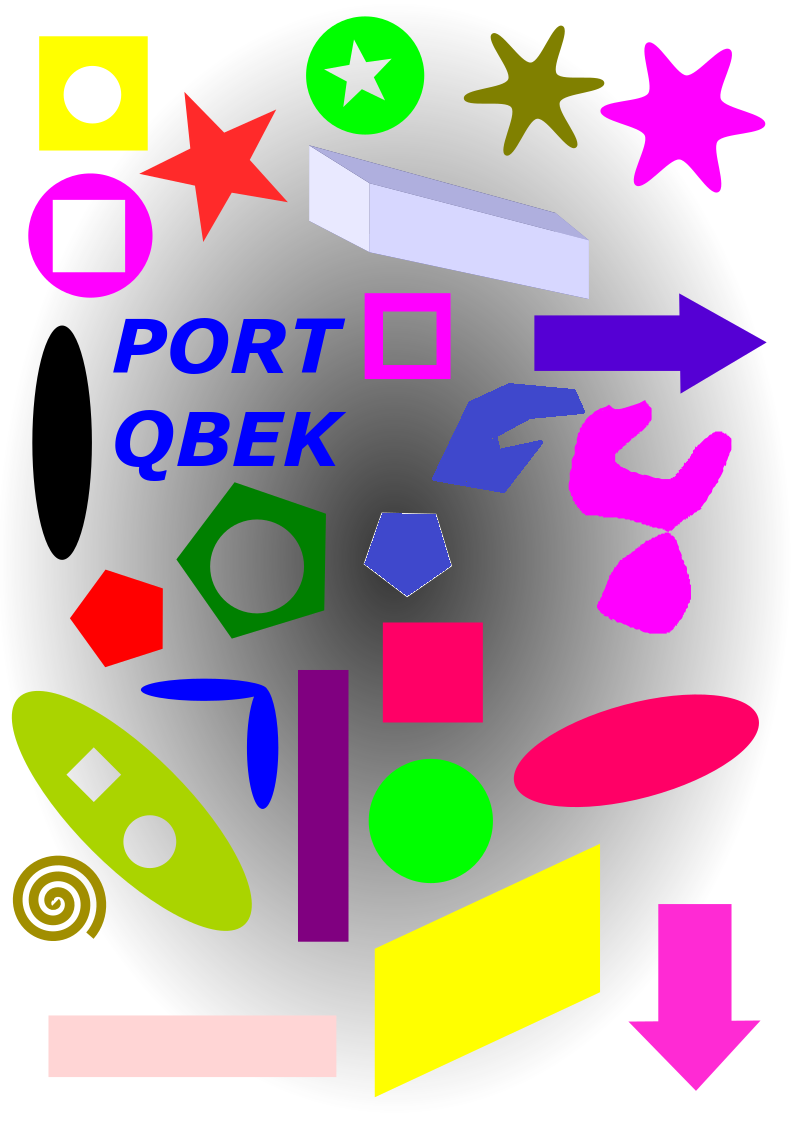
%> input picture Kolos/figury_02.png, 794 x 1123 px
$ octave dziury_kola_termin2_2_1.m   (GNU Octave 9; MATLAB toolbox functions it lacks are replaced by stand-ins)
%> lines starting %> are read from the running program, lines starting %| are printed output that depends on the picture; in (x1, y1, x2, y2) boxes, pixels count from 0 and x2, y2 are one past the last pixel; in counts of white or black regions, pixels touching at a corner belong together; the program's own positions count from 1
%%
close all; clear; clc;

a = zeros(100, 100);
a(10:20, 25:35) = 1;

imshow(a);


%%


close all; clear; clc;

a = imread('figury_02.png');
%> a is the input picture: size 1123x794x3 uint8; mean R, G, B 193.5, 171.7, 174.9

a_hsv = rgb2hsv(a);
%> a_hsv: size 1123x794x3 double; mean H, S, V 0.176, 0.294, 0.833

bin = a_hsv(:, :, 2) > 0.01;
%> bin: size 1123x794 logical; 35% white; 34 white regions (2 under 20 px), largest, box (x1, y1, x2, y2) and area: (374, 843, 601, 1098) 34007, (11, 690, 252, 931) 25063, (309, 145, 589, 300) 23391
bin2 = ~a_hsv(:, :, 3) > 0.01;
%> bin2: size 1123x794 logical; 1.2% white; 1 white region, box (x1, y1, x2, y2) and area: (33, 326, 91, 559) 10669

bin = bin + bin2;
bin = medfilt2(bin, [3 3]);
%> bin: size 1123x794 double; values 0 (black) and 1 (white), 36.2% white; 33 white regions, largest, box (x1, y1, x2, y2) and area: (374, 843, 601, 1098) 34004, (11, 690, 252, 931) 25062, (309, 145, 589, 299) 23388
bin = ordfilt2(bin, 5, ones(5));
%> bin: size 1123x794 double; values 0 (black) and 1 (white), 33% white; 33 white regions


% subplot(121),imshow(a);
% subplot(122),imshow(bin);

[aseq, N] = bwlabel(bin);
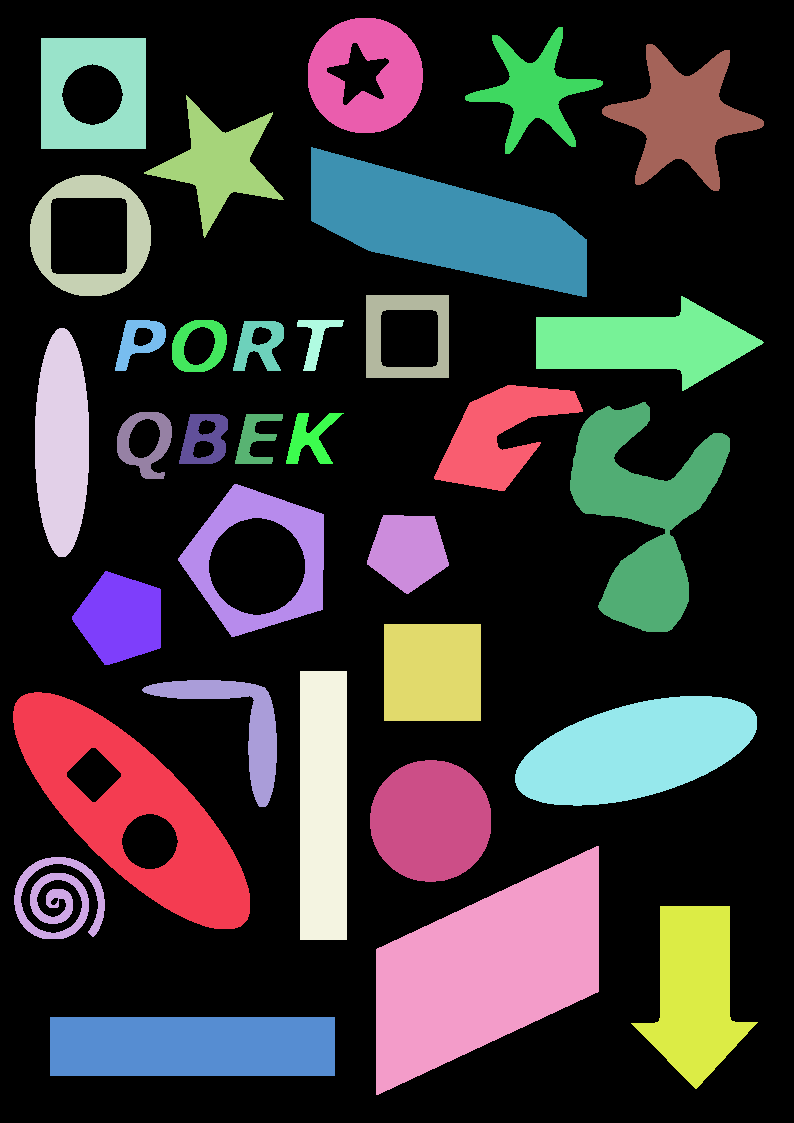
%> aseq: size 1123x794 double; 34 distinct labels, from 0 to 33; one colour per label, 0 black
%> N = 33

prop = regionprops(uint8(aseq), 'all');
%> prop = 33 regions; largest, box (x1, y1, x2, y2), Area, Centroid, MajorAxisLength, MinorAxisLength and Eccentricity: (376, 846, 599, 1095) 32722 [488 971] 296.2 147.3 0.868, (13, 692, 250, 929) 23550 [133.1 810.8] 335.3 116.9 0.937, (311, 147, 587, 297) 22247 [445.9 225.5] 322.7 90.59 0.96
wynik = false(size(bin));

for k = 1:N
%     if k == 2
%         continue
%     end

    mask = aseq == k;
    %obiekty, gdzie przynajmniej jedna dziura ma ksztalt kola

    %obiekty z dziurami
    if prop(k).EulerNumber <= 0
    %teraz musimy sprawdzic, co to za dziury - szukamy kol
        img_temp = ~mask;
        [aseq1, N1] = bwlabel(img_temp);

        for l = 1:N1
            mask1 = aseq1 == l;

            pole = bwarea(mask1);
            obwod = bwarea(bwperim(mask1));
            bwk = (4 * pi * pole) / (obwod^2);

            if abs (bwk - 1) < 0.12
                wynik = wynik + mask;
            end

        end
    end
end
%> this loop made 33 passes
%> N1 on passes 1, 2, 3, 5, 8, 9, 12, 13, 14, 15, 20, 22: 3, 2, 2, 2, 2, 2, 2, 2, 3, 2, 2, 2
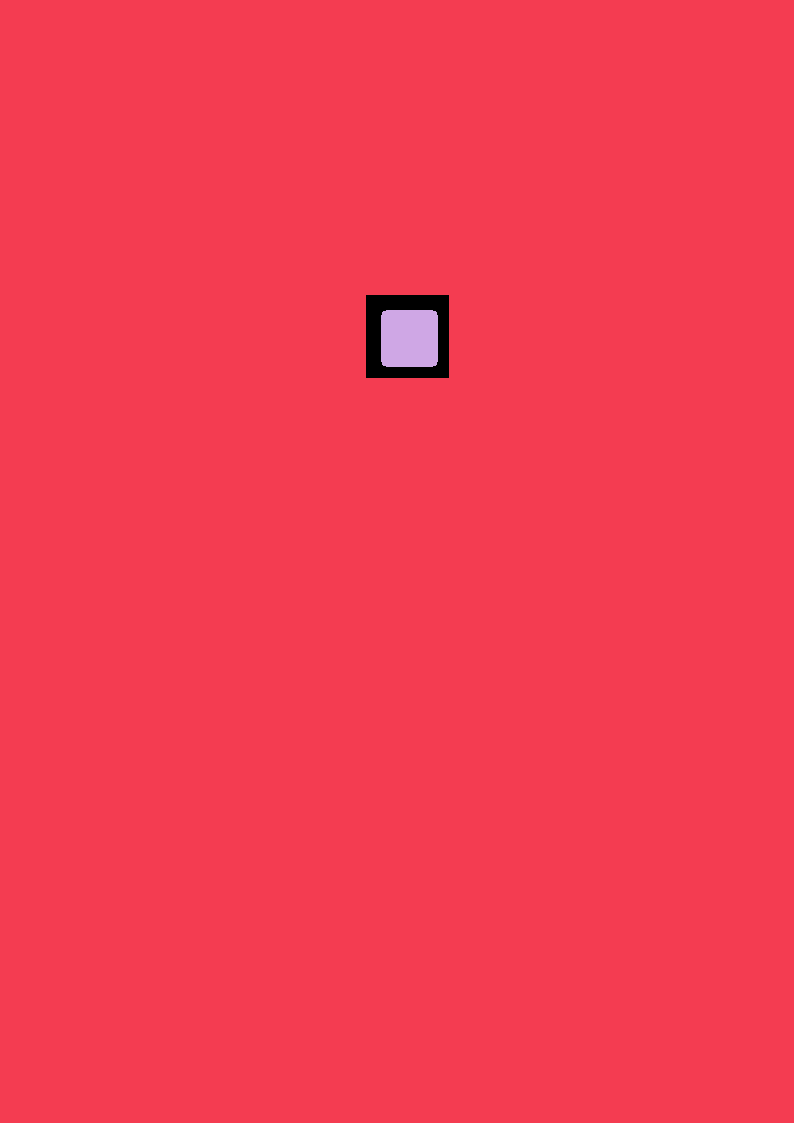
%> aseq1: size 1123x794 double; 3 distinct labels, from 0 to 2; one colour per label, 0 black
%> img_temp: size 1123x794 logical; 99.6% white; 1 black region, box (x1, y1, x2, y2) and area: (366, 295, 449, 378) 3680
%> mask1: size 1123x794 logical; 0.36% white; 1 white region, box (x1, y1, x2, y2) and area: (381, 310, 438, 367) 3209
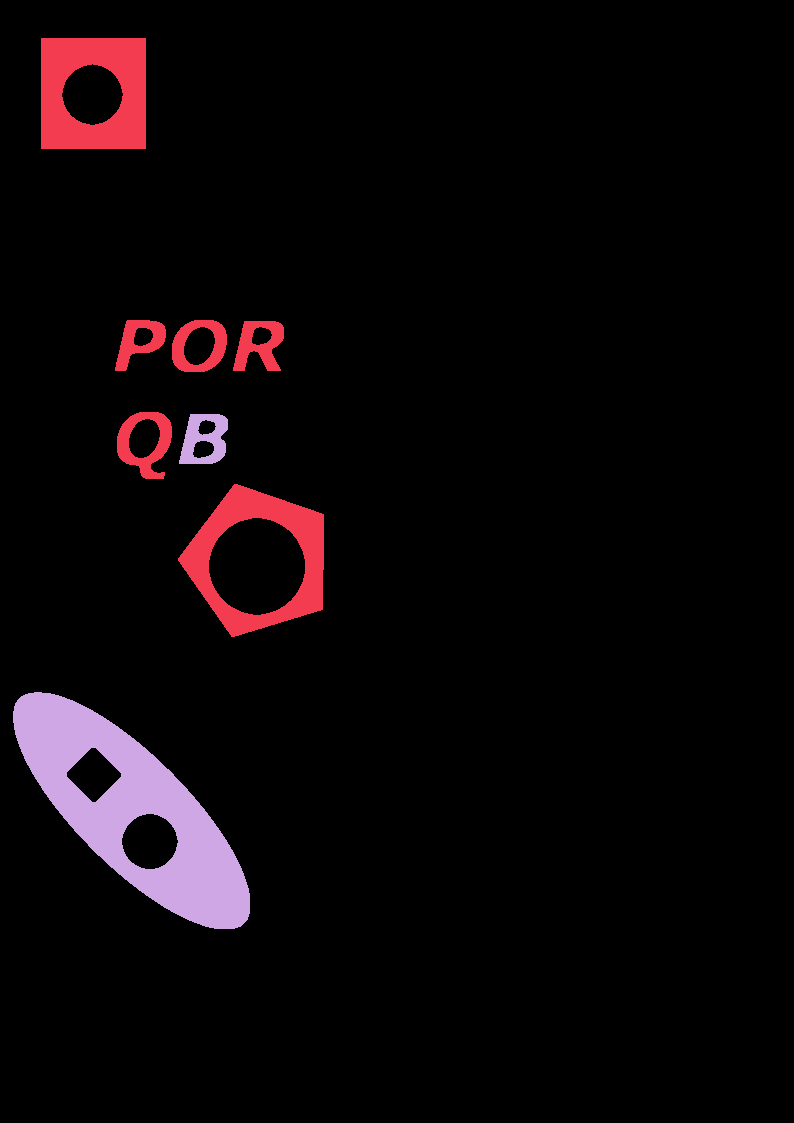
%> wynik: size 1123x794 double; 3 distinct labels, from 0 to 2; one colour per label, 0 black
%> after the loop, bwk = 0.873; obwod = 215; pole = 3210.5

subplot(131),imshow(bin);
subplot(132),imshow(wynik);
%> after `imshow(wynik)`:
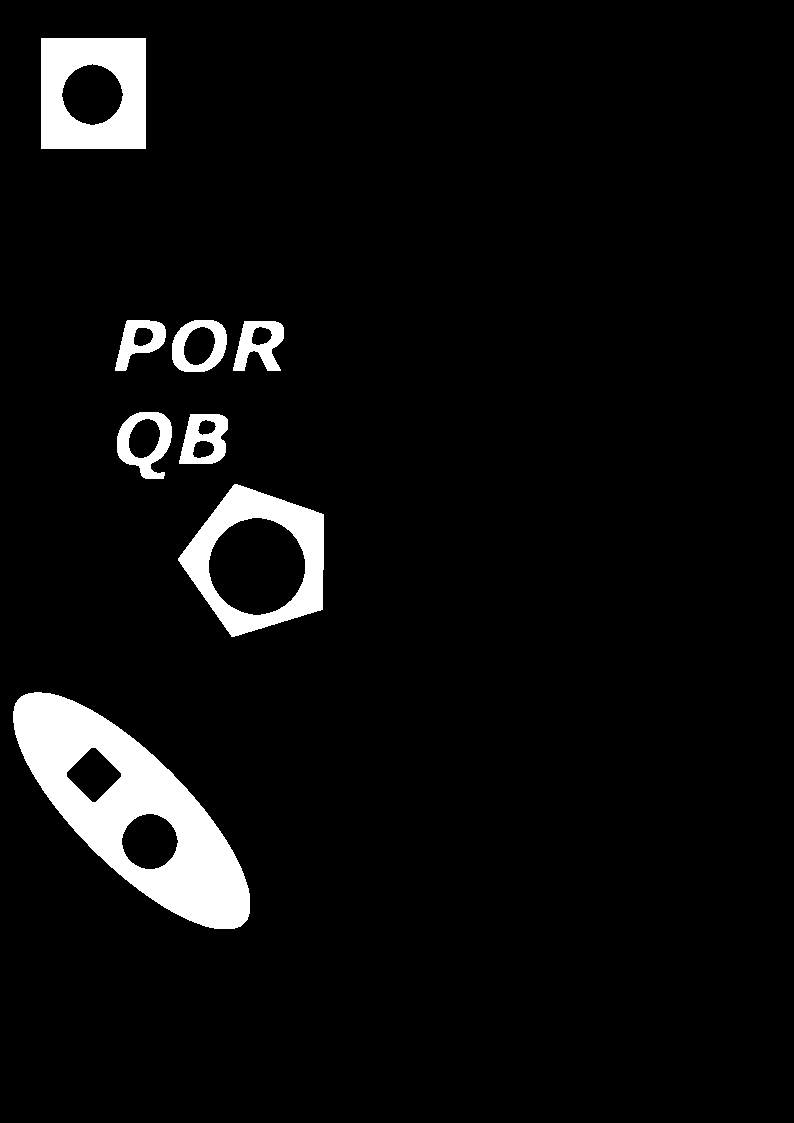
%> displayed picture: size 1123x794, on the screen's scale of 0 to 255; 5.4% white; 8 white regions, largest, box (x1, y1, x2, y2) and area: (13, 692, 250, 929) 23550, (41, 38, 146, 149) 8888, (178, 484, 324, 637) 8385
subplot(133), imshow(a_hsv);
